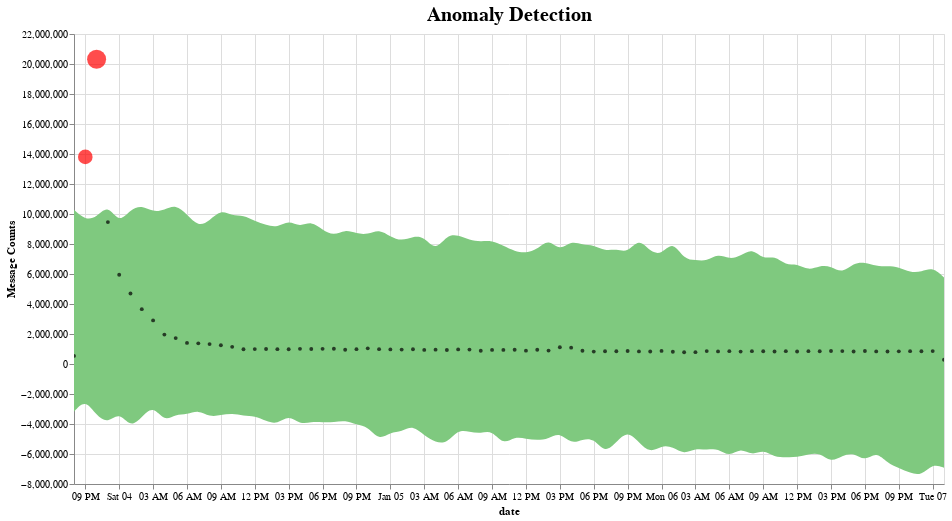

The cell this chart's notebook holds for it:
### Code cell
def plot_anomalies(forecasted):
    interval = alt.Chart(forecasted).mark_area(interpolate="basis", color = '#7FC97F').encode(
    x=alt.X('ds:T',  title ='date'),
    y='yhat_upper',
    y2='yhat_lower',
    tooltip=['yearmonthdate(ds)', 'fact', 'yhat_lower', 'yhat_upper']
    ).interactive().properties(
        title='Anomaly Detection'
    )

    fact = alt.Chart(forecasted[forecasted.anomaly==0]).mark_circle(size=15, opacity=0.7, color = 'Black').encode(
        x='ds:T',
        y=alt.Y('fact', title='Message Counts'),    
        tooltip=['yearmonthdate(ds)', 'fact', 'yhat_lower', 'yhat_upper']
    ).interactive()

    anomalies = alt.Chart(forecasted[forecasted.anomaly!=0]).mark_circle(size=30, color = 'Red').encode(
        x='ds:T',
        y=alt.Y('fact', title='Message Counts'),    
        tooltip=['yearmonthdate(ds)', 'fact', 'yhat_lower', 'yhat_upper'],
        size = alt.Size( 'importance', legend=None)
    ).interactive()

    return alt.layer(interval, fact, anomalies)\
              .properties(width=870, height=450)\
              .configure_title(fontSize=20)
              
plot_anomalies(pred)

### Figure 1 — Vega-Lite specification as saved in the notebook (floating-point values rounded to 4 significant figures)
{"config": {"view": {"continuousWidth": 400, "continuousHeight": 300}, "title": {"fontSize": 20}}, "layer": [{"data": {"name": "data-d99d8c7113ca25665f787eb0d10d37e2"}, "mark": {"type": "area", "color": "#7FC97F", "interpolate": "basis"}, "encoding": {"tooltip": [{"type": "temporal", "field": "ds", "timeUnit": "yearmonthdate"}, {"type": "quantitative", "field": "fact"}, {"type": "quantitative", "field": "yhat_lower"}, {"type": "quantitative", "field": "yhat_upper"}], "x": {"type": "temporal", "field": "ds", "title": "date"}, "y": {"type": "quantitative", "field": "yhat_upper"}, "y2": {"field": "yhat_lower"}}, "selection": {"selector007": {"type": "interval", "bind": "scales", "encodings": ["x", "y"]}}, "title": "Anomaly Detection"}, {"data": {"name": "data-688a5c65b31fcb7011b7ffc410cbb26d"}, "mark": {"type": "circle", "color": "Black", "opacity": 0.7, "size": 15}, "encoding": {"tooltip": [{"type": "temporal", "field": "ds", "timeUnit": "yearmonthdate"}, {"type": "quantitative", "field": "fact"}, {"type": "quantitative", "field": "yhat_lower"}, {"type": "quantitative", "field": "yhat_upper"}], "x": {"type": "temporal", "field": "ds"}, "y": {"type": "quantitative", "field": "fact", "title": "Message Counts"}}, "selection": {"selector008": {"type": "interval", "bind": "scales", "encodings": ["x", "y"]}}}, {"data": {"name": "data-5a619ebde7d757c65ceb5bf5bb8f1613"}, "mark": {"type": "circle", "color": "Red", "size": 30}, "encoding": {"size": {"type": "quantitative", "field": "importance", "legend": null}, "tooltip": [{"type": "temporal", "field": "ds", "timeUnit": "yearmonthdate"}, {"type": "quantitative", "field": "fact"}, {"type": "quantitative", "field": "yhat_lower"}, {"type": "quantitative", "field": "yhat_upper"}], "x": {"type": "temporal", "field": "ds"}, "y": {"type": "quantitative", "field": "fact", "title": "Message Counts"}}, "selection": {"selector009": {"type": "interval", "bind": "scales", "encodings": ["x", "y"]}}}], "height": 450, "width": 870, "$schema": "https://vega.github.io/schema/vega-lite/v4.0.0.json", "datasets": {"data-d99d8c7113ca25665f787eb0d10d37e2": [{"ds": "2020-01-03T20:00:00", "trend": 3724000.0, "yhat": 3724000.0, "yhat_lower": -3179000.0, "yhat_upper": 10280000.0, "fact": 537752, "anomaly": 0, "importance": 0.0}, {"ds": "2020-01-03T21:00:00", "trend": 3669000.0, "yhat": 3669000.0, "yhat_lower": -2338000.0, "yhat_upper": 9602000.0, "fact": 13807315, "anomaly": 1, "importance": 0.3046}, {"ds": "2020-01-03T22:00:00", "trend": 3615000.0, "yhat": 3615000.0, "yhat_lower": -3461000.0, "yhat_upper": 9761000.0, "fact": 20315429, "anomaly": 1, "importance": 0.5195}, {"ds": "2020-01-03T23:00:00", "trend": 3561000.0, "yhat": 3561000.0, "yhat_lower": -3954000.0, "yhat_upper": 10650000.0, "fact": 9460067, "anomaly": 0, "importance": 0.0}, {"ds": "2020-01-04T00:00:00", "trend": 3506000.0, "yhat": 3506000.0, "yhat_lower": -3183000.0, "yhat_upper": 9359000.0, "fact": 5949829, "anomaly": 0, "importance": 0.0}, {"ds": "2020-01-04T01:00:00", "trend": 3452000.0, "yhat": 3452000.0, "yhat_lower": -4254000.0, "yhat_upper": 10310000.0, "fact": 4703579, "anomaly": 0, "importance": 0.0}, {"ds": "2020-01-04T02:00:00", "trend": 3397000.0, "yhat": 3397000.0, "yhat_lower": -3538000.0, "yhat_upper": 10590000.0, "fact": 3654737, "anomaly": 0, "importance": 0.0}, {"ds": "2020-01-04T03:00:00", "trend": 3343000.0, "yhat": 3343000.0, "yhat_lower": -2757000.0, "yhat_upper": 10120000.0, "fact": 2908134, "anomaly": 0, "importance": 0.0}, {"ds": "2020-01-04T04:00:00", "trend": 3289000.0, "yhat": 3289000.0, "yhat_lower": -3847000.0, "yhat_upper": 10270000.0, "fact": 1962165, "anomaly": 0, "importance": 0.0}, {"ds": "2020-01-04T05:00:00", "trend": 3234000.0, "yhat": 3234000.0, "yhat_lower": -3338000.0, "yhat_upper": 10640000.0, "fact": 1727636, "anomaly": 0, "importance": 0.0}, {"ds": "2020-01-04T06:00:00", "trend": 3180000.0, "yhat": 3180000.0, "yhat_lower": -3388000.0, "yhat_upper": 9978000.0, "fact": 1407538, "anomaly": 0, "importance": 0.0}, {"ds": "2020-01-04T07:00:00", "trend": 3126000.0, "yhat": 3126000.0, "yhat_lower": -3059000.0, "yhat_upper": 9150000.0, "fact": 1375459, "anomaly": 0, "importance": 0.0}, {"ds": "2020-01-04T08:00:00", "trend": 3071000.0, "yhat": 3071000.0, "yhat_lower": -3528000.0, "yhat_upper": 9550000.0, "fact": 1326827, "anomaly": 0, "importance": 0.0}, {"ds": "2020-01-04T09:00:00", "trend": 3017000.0, "yhat": 3017000.0, "yhat_lower": -3409000.0, "yhat_upper": 10290000.0, "fact": 1253780, "anomaly": 0, "importance": 0.0}, {"ds": "2020-01-04T10:00:00", "trend": 2962000.0, "yhat": 2962000.0, "yhat_lower": -3284000.0, "yhat_upper": 9872000.0, "fact": 1144269, "anomaly": 0, "importance": 0.0}, {"ds": "2020-01-04T11:00:00", "trend": 2908000.0, "yhat": 2908000.0, "yhat_lower": -3461000.0, "yhat_upper": 9926000.0, "fact": 981752, "anomaly": 0, "importance": 0.0}, {"ds": "2020-01-04T12:00:00", "trend": 2854000.0, "yhat": 2854000.0, "yhat_lower": -3457000.0, "yhat_upper": 9520000.0, "fact": 992802, "anomaly": 0, "importance": 0.0}, {"ds": "2020-01-04T13:00:00", "trend": 2799000.0, "yhat": 2799000.0, "yhat_lower": -3816000.0, "yhat_upper": 9271000.0, "fact": 996569, "anomaly": 0, "importance": 0.0}, {"ds": "2020-01-04T14:00:00", "trend": 2745000.0, "yhat": 2745000.0, "yhat_lower": -4022000.0, "yhat_upper": 9091000.0, "fact": 989862, "anomaly": 0, "importance": 0.0}, {"ds": "2020-01-04T15:00:00", "trend": 2691000.0, "yhat": 2691000.0, "yhat_lower": -3394000.0, "yhat_upper": 9606000.0, "fact": 980264, "anomaly": 0, "importance": 0.0}, {"ds": "2020-01-04T16:00:00", "trend": 2636000.0, "yhat": 2636000.0, "yhat_lower": -4031000.0, "yhat_upper": 9118000.0, "fact": 1008733, "anomaly": 0, "importance": 0.0}, {"ds": "2020-01-04T17:00:00", "trend": 2582000.0, "yhat": 2582000.0, "yhat_lower": -3850000.0, "yhat_upper": 9545000.0, "fact": 1003035, "anomaly": 0, "importance": 0.0}, {"ds": "2020-01-04T18:00:00", "trend": 2528000.0, "yhat": 2528000.0, "yhat_lower": -3890000.0, "yhat_upper": 8938000.0, "fact": 1010870, "anomaly": 0, "importance": 0.0}, {"ds": "2020-01-04T19:00:00", "trend": 2474000.0, "yhat": 2474000.0, "yhat_lower": -3892000.0, "yhat_upper": 8540000.0, "fact": 1014003, "anomaly": 0, "importance": 0.0}, {"ds": "2020-01-04T20:00:00", "trend": 2420000.0, "yhat": 2420000.0, "yhat_lower": -3742000.0, "yhat_upper": 8976000.0, "fact": 951913, "anomaly": 0, "importance": 0.0}, {"ds": "2020-01-04T21:00:00", "trend": 2365000.0, "yhat": 2365000.0, "yhat_lower": -4059000.0, "yhat_upper": 8693000.0, "fact": 988516, "anomaly": 0, "importance": 0.0}, {"ds": "2020-01-04T22:00:00", "trend": 2311000.0, "yhat": 2311000.0, "yhat_lower": -4153000.0, "yhat_upper": 8631000.0, "fact": 1043350, "anomaly": 0, "importance": 0.0}, {"ds": "2020-01-04T23:00:00", "trend": 2257000.0, "yhat": 2257000.0, "yhat_lower": -5102000.0, "yhat_upper": 9004000.0, "fact": 989288, "anomaly": 0, "importance": 0.0}, {"ds": "2020-01-05T00:00:00", "trend": 2203000.0, "yhat": 2203000.0, "yhat_lower": -4541000.0, "yhat_upper": 8485000.0, "fact": 973016, "anomaly": 0, "importance": 0.0}, {"ds": "2020-01-05T01:00:00", "trend": 2149000.0, "yhat": 2149000.0, "yhat_lower": -4534000.0, "yhat_upper": 8196000.0, "fact": 959959, "anomaly": 0, "importance": 0.0}, {"ds": "2020-01-05T02:00:00", "trend": 2096000.0, "yhat": 2096000.0, "yhat_lower": -4066000.0, "yhat_upper": 8505000.0, "fact": 982662, "anomaly": 0, "importance": 0.0}, {"ds": "2020-01-05T03:00:00", "trend": 2042000.0, "yhat": 2042000.0, "yhat_lower": -4778000.0, "yhat_upper": 8490000.0, "fact": 941152, "anomaly": 0, "importance": 0.0}, {"ds": "2020-01-05T04:00:00", "trend": 1988000.0, "yhat": 1988000.0, "yhat_lower": -5230000.0, "yhat_upper": 7525000.0, "fact": 954366, "anomaly": 0, "importance": 0.0}, {"ds": "2020-01-05T05:00:00", "trend": 1934000.0, "yhat": 1934000.0, "yhat_lower": -5310000.0, "yhat_upper": 8605000.0, "fact": 934675, "anomaly": 0, "importance": 0.0}, {"ds": "2020-01-05T06:00:00", "trend": 1881000.0, "yhat": 1881000.0, "yhat_lower": -4354000.0, "yhat_upper": 8602000.0, "fact": 972854, "anomaly": 0, "importance": 0.0}, {"ds": "2020-01-05T07:00:00", "trend": 1827000.0, "yhat": 1827000.0, "yhat_lower": -4520000.0, "yhat_upper": 8257000.0, "fact": 962262, "anomaly": 0, "importance": 0.0}, {"ds": "2020-01-05T08:00:00", "trend": 1773000.0, "yhat": 1773000.0, "yhat_lower": -4645000.0, "yhat_upper": 8162000.0, "fact": 887332, "anomaly": 0, "importance": 0.0}, {"ds": "2020-01-05T09:00:00", "trend": 1720000.0, "yhat": 1720000.0, "yhat_lower": -4403000.0, "yhat_upper": 8242000.0, "fact": 938865, "anomaly": 0, "importance": 0.0}, {"ds": "2020-01-05T10:00:00", "trend": 1666000.0, "yhat": 1666000.0, "yhat_lower": -5404000.0, "yhat_upper": 7880000.0, "fact": 938115, "anomaly": 0, "importance": 0.0}, {"ds": "2020-01-05T11:00:00", "trend": 1613000.0, "yhat": 1613000.0, "yhat_lower": -4824000.0, "yhat_upper": 7511000.0, "fact": 949371, "anomaly": 0, "importance": 0.0}, {"ds": "2020-01-05T12:00:00", "trend": 1559000.0, "yhat": 1559000.0, "yhat_lower": -4983000.0, "yhat_upper": 7394000.0, "fact": 890701, "anomaly": 0, "importance": 0.0}, {"ds": "2020-01-05T13:00:00", "trend": 1506000.0, "yhat": 1506000.0, "yhat_lower": -5096000.0, "yhat_upper": 7622000.0, "fact": 953903, "anomaly": 0, "importance": 0.0}, {"ds": "2020-01-05T14:00:00", "trend": 1452000.0, "yhat": 1452000.0, "yhat_lower": -4981000.0, "yhat_upper": 8371000.0, "fact": 895548, "anomaly": 0, "importance": 0.0}, {"ds": "2020-01-05T15:00:00", "trend": 1399000.0, "yhat": 1399000.0, "yhat_lower": -4542000.0, "yhat_upper": 7520000.0, "fact": 1114932, "anomaly": 0, "importance": 0.0}, {"ds": "2020-01-05T16:00:00", "trend": 1345000.0, "yhat": 1345000.0, "yhat_lower": -5342000.0, "yhat_upper": 8232000.0, "fact": 1087578, "anomaly": 0, "importance": 0.0}, {"ds": "2020-01-05T17:00:00", "trend": 1292000.0, "yhat": 1292000.0, "yhat_lower": -5026000.0, "yhat_upper": 7925000.0, "fact": 885613, "anomaly": 0, "importance": 0.0}, {"ds": "2020-01-05T18:00:00", "trend": 1238000.0, "yhat": 1238000.0, "yhat_lower": -4940000.0, "yhat_upper": 7949000.0, "fact": 825411, "anomaly": 0, "importance": 0.0}, {"ds": "2020-01-05T19:00:00", "trend": 1185000.0, "yhat": 1185000.0, "yhat_lower": -5962000.0, "yhat_upper": 7522000.0, "fact": 850689, "anomaly": 0, "importance": 0.0}, {"ds": "2020-01-05T20:00:00", "trend": 1131000.0, "yhat": 1131000.0, "yhat_lower": -5211000.0, "yhat_upper": 7697000.0, "fact": 851023, "anomaly": 0, "importance": 0.0}, {"ds": "2020-01-05T21:00:00", "trend": 1078000.0, "yhat": 1078000.0, "yhat_lower": -4444000.0, "yhat_upper": 7391000.0, "fact": 863175, "anomaly": 0, "importance": 0.0}, {"ds": "2020-01-05T22:00:00", "trend": 1024000.0, "yhat": 1024000.0, "yhat_lower": -5232000.0, "yhat_upper": 8401000.0, "fact": 838135, "anomaly": 0, "importance": 0.0}, {"ds": "2020-01-05T23:00:00", "trend": 971000.0, "yhat": 971000.0, "yhat_lower": -5946000.0, "yhat_upper": 7467000.0, "fact": 836047, "anomaly": 0, "importance": 0.0}, {"ds": "2020-01-06T00:00:00", "trend": 917600.0, "yhat": 917600.0, "yhat_lower": -5426000.0, "yhat_upper": 7285000.0, "fact": 874950, "anomaly": 0, "importance": 0.0}, {"ds": "2020-01-06T01:00:00", "trend": 864200.0, "yhat": 864200.0, "yhat_lower": -5519000.0, "yhat_upper": 8223000.0, "fact": 819953, "anomaly": 0, "importance": 0.0}, {"ds": "2020-01-06T02:00:00", "trend": 810800.0, "yhat": 810800.0, "yhat_lower": -6040000.0, "yhat_upper": 6961000.0, "fact": 781302, "anomaly": 0, "importance": 0.0}, {"ds": "2020-01-06T03:00:00", "trend": 757300.0, "yhat": 757300.0, "yhat_lower": -5607000.0, "yhat_upper": 6944000.0, "fact": 789989, "anomaly": 0, "importance": 0.0}, {"ds": "2020-01-06T04:00:00", "trend": 703900.0, "yhat": 703900.0, "yhat_lower": -5747000.0, "yhat_upper": 6846000.0, "fact": 860874, "anomaly": 0, "importance": 0.0}, {"ds": "2020-01-06T05:00:00", "trend": 650500.0, "yhat": 650500.0, "yhat_lower": -5601000.0, "yhat_upper": 7356000.0, "fact": 839167, "anomaly": 0, "importance": 0.0}, {"ds": "2020-01-06T06:00:00", "trend": 597100.0, "yhat": 597100.0, "yhat_lower": -6212000.0, "yhat_upper": 6983000.0, "fact": 856778, "anomaly": 0, "importance": 0.0}, {"ds": "2020-01-06T07:00:00", "trend": 543600.0, "yhat": 543600.0, "yhat_lower": -5560000.0, "yhat_upper": 7191000.0, "fact": 828445, "anomaly": 0, "importance": 0.0}, {"ds": "2020-01-06T08:00:00", "trend": 490200.0, "yhat": 490200.0, "yhat_lower": -6119000.0, "yhat_upper": 7738000.0, "fact": 856723, "anomaly": 0, "importance": 0.0}, {"ds": "2020-01-06T09:00:00", "trend": 436800.0, "yhat": 436800.0, "yhat_lower": -5701000.0, "yhat_upper": 6961000.0, "fact": 852481, "anomaly": 0, "importance": 0.0}, {"ds": "2020-01-06T10:00:00", "trend": 383400.0, "yhat": 383400.0, "yhat_lower": -6211000.0, "yhat_upper": 7229000.0, "fact": 832548, "anomaly": 0, "importance": 0.0}, {"ds": "2020-01-06T11:00:00", "trend": 329900.0, "yhat": 329900.0, "yhat_lower": -6205000.0, "yhat_upper": 6575000.0, "fact": 854256, "anomaly": 0, "importance": 0.0}, {"ds": "2020-01-06T12:00:00", "trend": 276500.0, "yhat": 276500.0, "yhat_lower": -6221000.0, "yhat_upper": 6710000.0, "fact": 832382, "anomaly": 0, "importance": 0.0}, {"ds": "2020-01-06T13:00:00", "trend": 223100.0, "yhat": 223100.0, "yhat_lower": -6017000.0, "yhat_upper": 6221000.0, "fact": 854812, "anomaly": 0, "importance": 0.0}, {"ds": "2020-01-06T14:00:00", "trend": 169700.0, "yhat": 169700.0, "yhat_lower": -5904000.0, "yhat_upper": 6568000.0, "fact": 850623, "anomaly": 0, "importance": 0.0}, {"ds": "2020-01-06T15:00:00", "trend": 116200.0, "yhat": 116200.0, "yhat_lower": -6572000.0, "yhat_upper": 6533000.0, "fact": 867373, "anomaly": 0, "importance": 0.0}, {"ds": "2020-01-06T16:00:00", "trend": 62810.0, "yhat": 62810.0, "yhat_lower": -6107000.0, "yhat_upper": 6035000.0, "fact": 862275, "anomaly": 0, "importance": 0.0}, {"ds": "2020-01-06T17:00:00", "trend": 9387.0, "yhat": 9387.0, "yhat_lower": -5899000.0, "yhat_upper": 6741000.0, "fact": 831172, "anomaly": 0, "importance": 0.0}, {"ds": "2020-01-06T18:00:00", "trend": -44040.0, "yhat": -44040.0, "yhat_lower": -6508000.0, "yhat_upper": 6793000.0, "fact": 868136, "anomaly": 0, "importance": 0.0}, {"ds": "2020-01-06T19:00:00", "trend": -97460.0, "yhat": -97460.0, "yhat_lower": -5812000.0, "yhat_upper": 6517000.0, "fact": 839991, "anomaly": 0, "importance": 0.0}, {"ds": "2020-01-06T20:00:00", "trend": -150900.0, "yhat": -150900.0, "yhat_lower": -6616000.0, "yhat_upper": 6515000.0, "fact": 835408, "anomaly": 0, "importance": 0.0}, {"ds": "2020-01-06T21:00:00", "trend": -204300.0, "yhat": -204300.0, "yhat_lower": -6926000.0, "yhat_upper": 6474000.0, "fact": 844605, "anomaly": 0, "importance": 0.0}, {"ds": "2020-01-06T22:00:00", "trend": -257700.0, "yhat": -257700.0, "yhat_lower": -7261000.0, "yhat_upper": 6099000.0, "fact": 856231, "anomaly": 0, "importance": 0.0}, {"ds": "2020-01-06T23:00:00", "trend": -311200.0, "yhat": -311200.0, "yhat_lower": -7448000.0, "yhat_upper": 6140000.0, "fact": 852342, "anomaly": 0, "importance": 0.0}, {"ds": "2020-01-07T00:00:00", "trend": -364600.0, "yhat": -364600.0, "yhat_lower": -6631000.0, "yhat_upper": 6473000.0, "fact": 861013, "anomaly": 0, "importance": 0.0}, {"ds": "2020-01-07T01:00:00", "trend": -418000.0, "yhat": -418000.0, "yhat_lower": -6924000.0, "yhat_upper": 5772000.0, "fact": 280323, "anomaly": 0, "importance": 0.0}], "data-688a5c65b31fcb7011b7ffc410cbb26d": [{"ds": "2020-01-03T20:00:00", "trend": 3724000.0, "yhat": 3724000.0, "yhat_lower": -3179000.0, "yhat_upper": 10280000.0, "fact": 537752, "anomaly": 0, "importance": 0.0}, {"ds": "2020-01-03T23:00:00", "trend": 3561000.0, "yhat": 3561000.0, "yhat_lower": -3954000.0, "yhat_upper": 10650000.0, "fact": 9460067, "anomaly": 0, "importance": 0.0}, {"ds": "2020-01-04T00:00:00", "trend": 3506000.0, "yhat": 3506000.0, "yhat_lower": -3183000.0, "yhat_upper": 9359000.0, "fact": 5949829, "anomaly": 0, "importance": 0.0}, {"ds": "2020-01-04T01:00:00", "trend": 3452000.0, "yhat": 3452000.0, "yhat_lower": -4254000.0, "yhat_upper": 10310000.0, "fact": 4703579, "anomaly": 0, "importance": 0.0}, {"ds": "2020-01-04T02:00:00", "trend": 3397000.0, "yhat": 3397000.0, "yhat_lower": -3538000.0, "yhat_upper": 10590000.0, "fact": 3654737, "anomaly": 0, "importance": 0.0}, {"ds": "2020-01-04T03:00:00", "trend": 3343000.0, "yhat": 3343000.0, "yhat_lower": -2757000.0, "yhat_upper": 10120000.0, "fact": 2908134, "anomaly": 0, "importance": 0.0}, {"ds": "2020-01-04T04:00:00", "trend": 3289000.0, "yhat": 3289000.0, "yhat_lower": -3847000.0, "yhat_upper": 10270000.0, "fact": 1962165, "anomaly": 0, "importance": 0.0}, {"ds": "2020-01-04T05:00:00", "trend": 3234000.0, "yhat": 3234000.0, "yhat_lower": -3338000.0, "yhat_upper": 10640000.0, "fact": 1727636, "anomaly": 0, "importance": 0.0}, {"ds": "2020-01-04T06:00:00", "trend": 3180000.0, "yhat": 3180000.0, "yhat_lower": -3388000.0, "yhat_upper": 9978000.0, "fact": 1407538, "anomaly": 0, "importance": 0.0}, {"ds": "2020-01-04T07:00:00", "trend": 3126000.0, "yhat": 3126000.0, "yhat_lower": -3059000.0, "yhat_upper": 9150000.0, "fact": 1375459, "anomaly": 0, "importance": 0.0}, {"ds": "2020-01-04T08:00:00", "trend": 3071000.0, "yhat": 3071000.0, "yhat_lower": -3528000.0, "yhat_upper": 9550000.0, "fact": 1326827, "anomaly": 0, "importance": 0.0}, {"ds": "2020-01-04T09:00:00", "trend": 3017000.0, "yhat": 3017000.0, "yhat_lower": -3409000.0, "yhat_upper": 10290000.0, "fact": 1253780, "anomaly": 0, "importance": 0.0}, {"ds": "2020-01-04T10:00:00", "trend": 2962000.0, "yhat": 2962000.0, "yhat_lower": -3284000.0, "yhat_upper": 9872000.0, "fact": 1144269, "anomaly": 0, "importance": 0.0}, {"ds": "2020-01-04T11:00:00", "trend": 2908000.0, "yhat": 2908000.0, "yhat_lower": -3461000.0, "yhat_upper": 9926000.0, "fact": 981752, "anomaly": 0, "importance": 0.0}, {"ds": "2020-01-04T12:00:00", "trend": 2854000.0, "yhat": 2854000.0, "yhat_lower": -3457000.0, "yhat_upper": 9520000.0, "fact": 992802, "anomaly": 0, "importance": 0.0}, {"ds": "2020-01-04T13:00:00", "trend": 2799000.0, "yhat": 2799000.0, "yhat_lower": -3816000.0, "yhat_upper": 9271000.0, "fact": 996569, "anomaly": 0, "importance": 0.0}, {"ds": "2020-01-04T14:00:00", "trend": 2745000.0, "yhat": 2745000.0, "yhat_lower": -4022000.0, "yhat_upper": 9091000.0, "fact": 989862, "anomaly": 0, "importance": 0.0}, {"ds": "2020-01-04T15:00:00", "trend": 2691000.0, "yhat": 2691000.0, "yhat_lower": -3394000.0, "yhat_upper": 9606000.0, "fact": 980264, "anomaly": 0, "importance": 0.0}, {"ds": "2020-01-04T16:00:00", "trend": 2636000.0, "yhat": 2636000.0, "yhat_lower": -4031000.0, "yhat_upper": 9118000.0, "fact": 1008733, "anomaly": 0, "importance": 0.0}, {"ds": "2020-01-04T17:00:00", "trend": 2582000.0, "yhat": 2582000.0, "yhat_lower": -3850000.0, "yhat_upper": 9545000.0, "fact": 1003035, "anomaly": 0, "importance": 0.0}, {"ds": "2020-01-04T18:00:00", "trend": 2528000.0, "yhat": 2528000.0, "yhat_lower": -3890000.0, "yhat_upper": 8938000.0, "fact": 1010870, "anomaly": 0, "importance": 0.0}, {"ds": "2020-01-04T19:00:00", "trend": 2474000.0, "yhat": 2474000.0, "yhat_lower": -3892000.0, "yhat_upper": 8540000.0, "fact": 1014003, "anomaly": 0, "importance": 0.0}, {"ds": "2020-01-04T20:00:00", "trend": 2420000.0, "yhat": 2420000.0, "yhat_lower": -3742000.0, "yhat_upper": 8976000.0, "fact": 951913, "anomaly": 0, "importance": 0.0}, {"ds": "2020-01-04T21:00:00", "trend": 2365000.0, "yhat": 2365000.0, "yhat_lower": -4059000.0, "yhat_upper": 8693000.0, "fact": 988516, "anomaly": 0, "importance": 0.0}, {"ds": "2020-01-04T22:00:00", "trend": 2311000.0, "yhat": 2311000.0, "yhat_lower": -4153000.0, "yhat_upper": 8631000.0, "fact": 1043350, "anomaly": 0, "importance": 0.0}, {"ds": "2020-01-04T23:00:00", "trend": 2257000.0, "yhat": 2257000.0, "yhat_lower": -5102000.0, "yhat_upper": 9004000.0, "fact": 989288, "anomaly": 0, "importance": 0.0}, {"ds": "2020-01-05T00:00:00", "trend": 2203000.0, "yhat": 2203000.0, "yhat_lower": -4541000.0, "yhat_upper": 8485000.0, "fact": 973016, "anomaly": 0, "importance": 0.0}, {"ds": "2020-01-05T01:00:00", "trend": 2149000.0, "yhat": 2149000.0, "yhat_lower": -4534000.0, "yhat_upper": 8196000.0, "fact": 959959, "anomaly": 0, "importance": 0.0}, {"ds": "2020-01-05T02:00:00", "trend": 2096000.0, "yhat": 2096000.0, "yhat_lower": -4066000.0, "yhat_upper": 8505000.0, "fact": 982662, "anomaly": 0, "importance": 0.0}, {"ds": "2020-01-05T03:00:00", "trend": 2042000.0, "yhat": 2042000.0, "yhat_lower": -4778000.0, "yhat_upper": 8490000.0, "fact": 941152, "anomaly": 0, "importance": 0.0}, {"ds": "2020-01-05T04:00:00", "trend": 1988000.0, "yhat": 1988000.0, "yhat_lower": -5230000.0, "yhat_upper": 7525000.0, "fact": 954366, "anomaly": 0, "importance": 0.0}, {"ds": "2020-01-05T05:00:00", "trend": 1934000.0, "yhat": 1934000.0, "yhat_lower": -5310000.0, "yhat_upper": 8605000.0, "fact": 934675, "anomaly": 0, "importance": 0.0}, {"ds": "2020-01-05T06:00:00", "trend": 1881000.0, "yhat": 1881000.0, "yhat_lower": -4354000.0, "yhat_upper": 8602000.0, "fact": 972854, "anomaly": 0, "importance": 0.0}, {"ds": "2020-01-05T07:00:00", "trend": 1827000.0, "yhat": 1827000.0, "yhat_lower": -4520000.0, "yhat_upper": 8257000.0, "fact": 962262, "anomaly": 0, "importance": 0.0}, {"ds": "2020-01-05T08:00:00", "trend": 1773000.0, "yhat": 1773000.0, "yhat_lower": -4645000.0, "yhat_upper": 8162000.0, "fact": 887332, "anomaly": 0, "importance": 0.0}, {"ds": "2020-01-05T09:00:00", "trend": 1720000.0, "yhat": 1720000.0, "yhat_lower": -4403000.0, "yhat_upper": 8242000.0, "fact": 938865, "anomaly": 0, "importance": 0.0}, {"ds": "2020-01-05T10:00:00", "trend": 1666000.0, "yhat": 1666000.0, "yhat_lower": -5404000.0, "yhat_upper": 7880000.0, "fact": 938115, "anomaly": 0, "importance": 0.0}, {"ds": "2020-01-05T11:00:00", "trend": 1613000.0, "yhat": 1613000.0, "yhat_lower": -4824000.0, "yhat_upper": 7511000.0, "fact": 949371, "anomaly": 0, "importance": 0.0}, {"ds": "2020-01-05T12:00:00", "trend": 1559000.0, "yhat": 1559000.0, "yhat_lower": -4983000.0, "yhat_upper": 7394000.0, "fact": 890701, "anomaly": 0, "importance": 0.0}, {"ds": "2020-01-05T13:00:00", "trend": 1506000.0, "yhat": 1506000.0, "yhat_lower": -5096000.0, "yhat_upper": 7622000.0, "fact": 953903, "anomaly": 0, "importance": 0.0}, {"ds": "2020-01-05T14:00:00", "trend": 1452000.0, "yhat": 1452000.0, "yhat_lower": -4981000.0, "yhat_upper": 8371000.0, "fact": 895548, "anomaly": 0, "importance": 0.0}, {"ds": "2020-01-05T15:00:00", "trend": 1399000.0, "yhat": 1399000.0, "yhat_lower": -4542000.0, "yhat_upper": 7520000.0, "fact": 1114932, "anomaly": 0, "importance": 0.0}, {"ds": "2020-01-05T16:00:00", "trend": 1345000.0, "yhat": 1345000.0, "yhat_lower": -5342000.0, "yhat_upper": 8232000.0, "fact": 1087578, "anomaly": 0, "importance": 0.0}, {"ds": "2020-01-05T17:00:00", "trend": 1292000.0, "yhat": 1292000.0, "yhat_lower": -5026000.0, "yhat_upper": 7925000.0, "fact": 885613, "anomaly": 0, "importance": 0.0}, {"ds": "2020-01-05T18:00:00", "trend": 1238000.0, "yhat": 1238000.0, "yhat_lower": -4940000.0, "yhat_upper": 7949000.0, "fact": 825411, "anomaly": 0, "importance": 0.0}, {"ds": "2020-01-05T19:00:00", "trend": 1185000.0, "yhat": 1185000.0, "yhat_lower": -5962000.0, "yhat_upper": 7522000.0, "fact": 850689, "anomaly": 0, "importance": 0.0}, {"ds": "2020-01-05T20:00:00", "trend": 1131000.0, "yhat": 1131000.0, "yhat_lower": -5211000.0, "yhat_upper": 7697000.0, "fact": 851023, "anomaly": 0, "importance": 0.0}, {"ds": "2020-01-05T21:00:00", "trend": 1078000.0, "yhat": 1078000.0, "yhat_lower": -4444000.0, "yhat_upper": 7391000.0, "fact": 863175, "anomaly": 0, "importance": 0.0}, {"ds": "2020-01-05T22:00:00", "trend": 1024000.0, "yhat": 1024000.0, "yhat_lower": -5232000.0, "yhat_upper": 8401000.0, "fact": 838135, "anomaly": 0, "importance": 0.0}, {"ds": "2020-01-05T23:00:00", "trend": 971000.0, "yhat": 971000.0, "yhat_lower": -5946000.0, "yhat_upper": 7467000.0, "fact": 836047, "anomaly": 0, "importance": 0.0}, {"ds": "2020-01-06T00:00:00", "trend": 917600.0, "yhat": 917600.0, "yhat_lower": -5426000.0, "yhat_upper": 7285000.0, "fact": 874950, "anomaly": 0, "importance": 0.0}, {"ds": "2020-01-06T01:00:00", "trend": 864200.0, "yhat": 864200.0, "yhat_lower": -5519000.0, "yhat_upper": 8223000.0, "fact": 819953, "anomaly": 0, "importance": 0.0}, {"ds": "2020-01-06T02:00:00", "trend": 810800.0, "yhat": 810800.0, "yhat_lower": -6040000.0, "yhat_upper": 6961000.0, "fact": 781302, "anomaly": 0, "importance": 0.0}, {"ds": "2020-01-06T03:00:00", "trend": 757300.0, "yhat": 757300.0, "yhat_lower": -5607000.0, "yhat_upper": 6944000.0, "fact": 789989, "anomaly": 0, "importance": 0.0}, {"ds": "2020-01-06T04:00:00", "trend": 703900.0, "yhat": 703900.0, "yhat_lower": -5747000.0, "yhat_upper": 6846000.0, "fact": 860874, "anomaly": 0, "importance": 0.0}, {"ds": "2020-01-06T05:00:00", "trend": 650500.0, "yhat": 650500.0, "yhat_lower": -5601000.0, "yhat_upper": 7356000.0, "fact": 839167, "anomaly": 0, "importance": 0.0}, {"ds": "2020-01-06T06:00:00", "trend": 597100.0, "yhat": 597100.0, "yhat_lower": -6212000.0, "yhat_upper": 6983000.0, "fact": 856778, "anomaly": 0, "importance": 0.0}, {"ds": "2020-01-06T07:00:00", "trend": 543600.0, "yhat": 543600.0, "yhat_lower": -5560000.0, "yhat_upper": 7191000.0, "fact": 828445, "anomaly": 0, "importance": 0.0}, {"ds": "2020-01-06T08:00:00", "trend": 490200.0, "yhat": 490200.0, "yhat_lower": -6119000.0, "yhat_upper": 7738000.0, "fact": 856723, "anomaly": 0, "importance": 0.0}, {"ds": "2020-01-06T09:00:00", "trend": 436800.0, "yhat": 436800.0, "yhat_lower": -5701000.0, "yhat_upper": 6961000.0, "fact": 852481, "anomaly": 0, "importance": 0.0}, {"ds": "2020-01-06T10:00:00", "trend": 383400.0, "yhat": 383400.0, "yhat_lower": -6211000.0, "yhat_upper": 7229000.0, "fact": 832548, "anomaly": 0, "importance": 0.0}, {"ds": "2020-01-06T11:00:00", "trend": 329900.0, "yhat": 329900.0, "yhat_lower": -6205000.0, "yhat_upper": 6575000.0, "fact": 854256, "anomaly": 0, "importance": 0.0}, {"ds": "2020-01-06T12:00:00", "trend": 276500.0, "yhat": 276500.0, "yhat_lower": -6221000.0, "yhat_upper": 6710000.0, "fact": 832382, "anomaly": 0, "importance": 0.0}, {"ds": "2020-01-06T13:00:00", "trend": 223100.0, "yhat": 223100.0, "yhat_lower": -6017000.0, "yhat_upper": 6221000.0, "fact": 854812, "anomaly": 0, "importance": 0.0}, {"ds": "2020-01-06T14:00:00", "trend": 169700.0, "yhat": 169700.0, "yhat_lower": -5904000.0, "yhat_upper": 6568000.0, "fact": 850623, "anomaly": 0, "importance": 0.0}, {"ds": "2020-01-06T15:00:00", "trend": 116200.0, "yhat": 116200.0, "yhat_lower": -6572000.0, "yhat_upper": 6533000.0, "fact": 867373, "anomaly": 0, "importance": 0.0}, {"ds": "2020-01-06T16:00:00", "trend": 62810.0, "yhat": 62810.0, "yhat_lower": -6107000.0, "yhat_upper": 6035000.0, "fact": 862275, "anomaly": 0, "importance": 0.0}, {"ds": "2020-01-06T17:00:00", "trend": 9387.0, "yhat": 9387.0, "yhat_lower": -5899000.0, "yhat_upper": 6741000.0, "fact": 831172, "anomaly": 0, "importance": 0.0}, {"ds": "2020-01-06T18:00:00", "trend": -44040.0, "yhat": -44040.0, "yhat_lower": -6508000.0, "yhat_upper": 6793000.0, "fact": 868136, "anomaly": 0, "importance": 0.0}, {"ds": "2020-01-06T19:00:00", "trend": -97460.0, "yhat": -97460.0, "yhat_lower": -5812000.0, "yhat_upper": 6517000.0, "fact": 839991, "anomaly": 0, "importance": 0.0}, {"ds": "2020-01-06T20:00:00", "trend": -150900.0, "yhat": -150900.0, "yhat_lower": -6616000.0, "yhat_upper": 6515000.0, "fact": 835408, "anomaly": 0, "importance": 0.0}, {"ds": "2020-01-06T21:00:00", "trend": -204300.0, "yhat": -204300.0, "yhat_lower": -6926000.0, "yhat_upper": 6474000.0, "fact": 844605, "anomaly": 0, "importance": 0.0}, {"ds": "2020-01-06T22:00:00", "trend": -257700.0, "yhat": -257700.0, "yhat_lower": -7261000.0, "yhat_upper": 6099000.0, "fact": 856231, "anomaly": 0, "importance": 0.0}, {"ds": "2020-01-06T23:00:00", "trend": -311200.0, "yhat": -311200.0, "yhat_lower": -7448000.0, "yhat_upper": 6140000.0, "fact": 852342, "anomaly": 0, "importance": 0.0}, {"ds": "2020-01-07T00:00:00", "trend": -364600.0, "yhat": -364600.0, "yhat_lower": -6631000.0, "yhat_upper": 6473000.0, "fact": 861013, "anomaly": 0, "importance": 0.0}, {"ds": "2020-01-07T01:00:00", "trend": -418000.0, "yhat": -418000.0, "yhat_lower": -6924000.0, "yhat_upper": 5772000.0, "fact": 280323, "anomaly": 0, "importance": 0.0}], "data-5a619ebde7d757c65ceb5bf5bb8f1613": [{"ds": "2020-01-03T21:00:00", "trend": 3669000.0, "yhat": 3669000.0, "yhat_lower": -2338000.0, "yhat_upper": 9602000.0, "fact": 13807315, "anomaly": 1, "importance": 0.3046}, {"ds": "2020-01-03T22:00:00", "trend": 3615000.0, "yhat": 3615000.0, "yhat_lower": -3461000.0, "yhat_upper": 9761000.0, "fact": 20315429, "anomaly": 1, "importance": 0.5195}]}}
